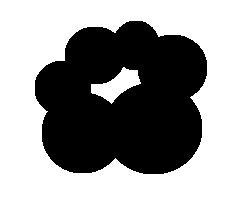
#> input picture Images/Chapter8/Input/circles.png, 250 x 200 px
$ python WatershedDistanceTransform.py
#> lines starting #> are read from the running program, lines starting #| are printed output that depends on the picture; after the words box and inside, x2 and y2 are one past the last pixel; in counts of white or black regions, pixels touching at a corner belong together
### ExamplesPython_3.6/Modules/ImageUtilities.py
'''
Feature Extraction and Image Processing
Mark S. Nixon & Alberto S. Aguado
http://www.southampton.ac.uk/~msn/book/
ImageUtilities: Helper module to support image read, create, show and write
                Uses PIL and numpy to work with arrays containing image data
'''

# Image load by using PIL
from PIL import Image

# Array to store image data
from numpy import array, zeros, amax, amin, clip

# Read an image returning an array with 3 color components
# [8 lines left out: function imageReadRGB, not called in this run]

# Read an image returning an array with 1 component
def imageReadL(fileName):
#> called with fileName = '../../Images/Chapter8/Input/circles.png'
    inputImage = Image.open(fileName)
#> inputImage is the input picture: PIL image 250x200 RGBA; mean R, G, B, A 151.7, 151.7, 151.7, 255
    width, height = inputImage.size
#> width = 250; height = 200

    inputArray = array(inputImage)
    outputArray = zeros((height, width), dtype='uint8')

    # Combine pixel values, for each row and column
    for y in range(0, height):
        for x in range(0, width):
            rgb = inputArray[y,x]
            outputArray[y,x] = (int(rgb[0]) + int(rgb[1]) + int(rgb[2])) / 3
#> outputArray: shape (200, 250); 59.5% white; 1 black region, box (x1, y1, x2, y2) and area: (35, 21, 207, 174) 20260

    return outputArray, width, height

# Save a image containing float as a gray level image
# [37 lines left out: functions imageSaveF, imageSaveL, imageSaveRGB, createImageRGB, not called in this run]

# Create a zero array with a color components
def createImageL(width, height):
    outputArray = zeros((height, width), dtype='uint8')

    return outputArray

# Create a zero array two float components
# [10 lines left out: functions createImageUV, createImage2I, not called in this run]

# Create a zero array with float components
def createImageF(width, height, numComponents = 1):
    if numComponents == 1:
        outputArray = zeros((height, width), dtype='float')
    else:
        outputArray = zeros((height, width, numComponents), dtype='float')

    return outputArray

# Create a multidimensional dimensional array
# [83 lines left out: functions createImageNF, createImageFromDataF, createScaleImageL, scaleImageL, createVectorFromDataF, createVectorF and 2 more, not called in this run]

# Show an array containing image data
def showImageL(image):
    # Create output and show
    outputImage = Image.fromarray(image, 'L')
    outputImage.show()

# Show an array containing image data
def showImageF(image, maxScale = 1):
    height = len(image)
    width = len(image[0])

    maximum = amax(image)
    minimum = amin(image)

    # Create a gray level image for display
    outputArray = createImageL(width, height)

    # Scale the float values into gray scale values
    for y in range(0, height):
        for x in range(0, width):
            if maximum != minimum:
                outputArray[y,x] = clip( 255.0 * (image[y,x]*maxScale - minimum) / (maximum - minimum), 0, 255.0)
            else:
                outputArray[y,x] = image[y,x]

    # Create output and show
    outputImage = Image.fromarray(outputArray, 'L')
    outputImage.show()

### ExamplesPython_3.6/Modules/ImageRegionsUtilities.py
'''
Feature Extraction and Image Processing
Mark S. Nixon & Alberto S. Aguado
http://www.southampton.ac.uk/~msn/book/
ImageRegionUtilities: Helper module to process regions and line segments
'''

# Images
from ImageUtilities import imageReadL, createImageF, createImageL, showImageL, createVectorF
from ImageOperatorsUtilities import applyCannyEdgeDetector
from ImagePropertiesUtilities import imageMaxMin

# Math and iteration
from math import pi, sqrt, sin, cos, atan, atan2, factorial, exp
from random import shuffle, sample
from timeit import itertools

# Array to store image data
from numpy import amax, amin
import numpy as np


# Combination function
def nCr(n, r):
    if n < 0 or r < 0 or n-r < 0: return 0
    return factorial(n) / (factorial(r) * factorial(n-r))

# Rising factorial function
# [141 lines left out: functions risingFactorial, computeReferencePoint, findLongestSegment, findLongestCentredSegmentinImage, findLongesSegmentinImage, not called in this run]

# Get a list with the pixels outside a backgroundRange
def pixlesList(image, backgroundRange):
    listPixels = [ ]
    height, width = len(image), len(image[0])
    for x,y in itertools.product(range(0, width), range(0, height)):
        if image[y,x] < backgroundRange[0] or image[y,x]  > backgroundRange[1]:
            listPixels.append((y,x,1))
    return listPixels

def edgesList(image, shapeImage, backgroundRange):
    edgePixels = [ ]
    height, width = len(image), len(image[0])
    numPoints = len(shapeImage)
    for indexPixel in range(0, numPoints):
        y, x = (shapeImage[indexPixel])[0], (shapeImage[indexPixel])[1]
        edge = False
        for wx,wy in itertools.product(range(-1, 2), range(-1, 2)):
            posX, posY = x + wx, y+ wy
            if posY > -1 and posY < height and  posX > -1 and posX < width:
                if image[posY,posX] >= backgroundRange[0] and image[posY,posX] <= backgroundRange[1] :
                    edge = True
        if edge:
            edgePixels.append((y,x))
    return edgePixels


# [471 lines left out: functions computeAngularFunctions, weightedKrawtchoukPolynomials, geometricMoments, geometricInvariantMoments, watherShed, shapeMaxMin and 7 more, not called in this run]

### ExamplesPython_3.6/Modules/ImagePropertiesUtilities.py
'''
Feature Extraction and Image Processing
Mark S. Nixon & Alberto S. Aguado
http://www.southampton.ac.uk/~msn/book/
ImagePropertiesUtilities: Helper module to obtain information from an image
'''

# Array to store image data
from numpy import amax, amin, unravel_index

# Mean form a float image
# [16 lines left out: function meanStddev, not called in this run]

# Return the maximum and minimum
def imageMaxMin(image):
    maximum = amax(image)
    minimum = amin(image)

    return maximum, minimum

# Return the maximum position
# [40 lines left out: functions imageArgMax, peakDetectorImageL, peakDetectorVector, not called in this run]

### ExamplesPython_3.6/Chapter8/WatershedDistanceTransform.py
'''
Feature Extraction and Image Processing
Mark S. Nixon & Alberto S. Aguado
http://www.southampton.ac.uk/~msn/book/
Chapter 8
WaterShedDistanceTransform: Compute Watershed transform by topographic distance
'''

# Set module functions
from ImageUtilities import imageReadL, showImageL,createImageF, showImageF
from ImagePropertiesUtilities import imageMaxMin
from ImageRegionsUtilities import pixlesList, edgesList

# Math and iteration
from math import  sqrt
from _testcapi import FLT_MAX
from random import shuffle
from timeit import itertools

'''
Parameters:
    pathToDir = Input image directory
    imageName = Input image name
    backgroundRange = The gray level range value of the background
'''
pathToDir = "../../Images/Chapter8/Input/"
imageName = "circles.png"
background = [200, 255]

# Read image into array and show
inputImage, width, height = imageReadL(pathToDir+imageName)
#> width = 250; height = 200
showImageL(inputImage)

# Get a list that contains the pixels of the shape in the form (y,x,v)
shapeImage = pixlesList(inputImage, background)
#> in pixlesList, `height, width = len(image), len(image[0])`: width = 250
#> after the loop in pixlesList, `for x,y in itertools.product(range(0, width), range(0, height)):`: listPixels = 20260 items
#> shapeImage = 20260 items
numPoints = len(shapeImage)
#> numPoints = 20260

# Get a list of edge pixels
edgePixels = edgesList(inputImage, shapeImage, background)
#> in edgesList, `height, width = len(image), len(image[0])`: height = 200; width = 250
#> in edgesList, `numPoints = len(shapeImage)`: numPoints = 20260
#> the loop in edgesList, `for indexPixel in range(0, numPoints):` made 20260 passes
#> (y, x) on passes 1 to 3: (80, 35), (81, 35), (82, 35)
#> after the loop in edgesList, `for indexPixel in range(0, numPoints):`: edgePixels = 906 pairs, first value 21 to 173, second value 35 to 206

# Compute the radial distance to the edge
distanceImage = createImageF(width, height)
#> distanceImage: shape (200, 250) float64; every value is 0
numEdges = len(edgePixels)
#> numEdges = 906
for indexPixel in range(0, numPoints):
    y, x = (shapeImage[indexPixel])[0], (shapeImage[indexPixel])[1]
    minEdgeDist = FLT_MAX
    for indexEdge in range(0, numEdges):
        edgeY, edgeX = (edgePixels[indexEdge])[0], (edgePixels[indexEdge])[1]
        minEdgeDist = min(minEdgeDist, sqrt((edgeX-x)**2+(edgeY-y)**2))
    distanceImage[y,x] = minEdgeDist
#> this loop made 20260 passes
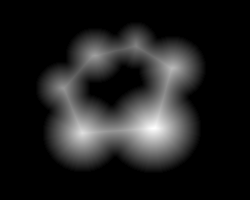
#> distanceImage: shape (200, 250) float64; min 0, max 45, mean 5.7; drawn with min black and max white

# Show distance
showImageF(distanceImage)
#> in showImageF, `height = len(image)`: height = 200
#> in showImageF, `width = len(image[0])`: width = 250
#> in showImageF, `maximum = amax(image)`: maximum = 45
#> in showImageF, `minimum = amin(image)`: minimum = 0
#> in showImageF, `outputArray = createImageL(width, height)`: outputArray: shape (200, 250); every value is 0

# Watershed image
watershed = createImageF(width, height)

# Initial regions by finding the maximum
suppWindow = 5    # Window used to find a maximum
regionIndex = 1   # Start id for a region
for indexPixel in range(0, numPoints):
    y, x = (shapeImage[indexPixel])[0], (shapeImage[indexPixel])[1]
    if watershed[y,x] == 0:
        peak = True
        for wx,wy in itertools.product(range(x-suppWindow, x+suppWindow+1),    \
                                       range(y-suppWindow, y+suppWindow+1)):
            if wy>=0 and wy<height and wx>=0 and wx<width:
                if watershed[wy, wx] != 0 or                                   \
                   distanceImage[y, x] < distanceImage[wy, wx]:
                    peak = False
        if peak:
            for wx,wy in itertools.product(range(x-suppWindow, x+suppWindow+1), \
                                           range(y-suppWindow, y+suppWindow+1)):
                if wy>=0 and wy<height and wx>=0 and wx<width:
                    watershed[wy, wx] = regionIndex
            regionIndex += 1
#> this loop made 20260 passes
#> (y, x) on passes 1 to 12: (80, 35), (81, 35), (82, 35), (83, 35), (84, 35), (85, 35), (86, 35), (87, 35), (88, 35), (89, 35), (90, 35), (91, 35)
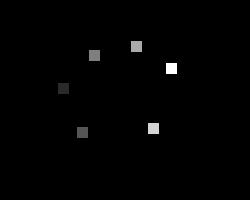
#> watershed: shape (200, 250) float64; min 0, max 6, mean 0.0508; drawn with min black and max white

floodRegion = [ ] # The region we need to flood
for indexPixel in range(0, numPoints):
    y, x = (shapeImage[indexPixel])[0], (shapeImage[indexPixel])[1]
    if watershed[y,x] == 0:
        floodRegion.append((y,x))

# Flooding
maxDistance, _ = imageMaxMin(distanceImage)
for floodValue in range(int(maxDistance), 0, -1):
    flooded = True
    while flooded:
        flooded = False
        newFloodRegion = [ ]
        growRegion = [ ]
        shuffle(floodRegion)
        for indexPixel in range(0, len(floodRegion)):
            y, x = (floodRegion[indexPixel])[0], (floodRegion[indexPixel])[1]

            # Points not flooded will be considered in following iterations
            if distanceImage[y,x] <= floodValue:
                newFloodRegion.append((y,x))
            else:
                n = [ ] #  List of neighbours
                for wx,wy in itertools.product(range(-1, 2), range(-1, 2)):
                    posX, posY = x + wx, y+ wy
                    if posY > -1 and posY < height and  posX > -1 and posX < width:
                        if watershed[posY, posX] != 0:
                            n.append(watershed[posY, posX])

                # No neighbours, so we cannot grow
                if(len(n) == 0):
                    newFloodRegion.append((y,x))
                else:
                    # Grow of only one type of region
                    if len(set(n)) == 1:
                        growRegion.append((y,x,n[0]))
                        flooded  = True

        for pixel in growRegion:
            y, x, idRegion = pixel[0] , pixel[1] , pixel[2]
            watershed[y, x] = idRegion

        floodRegion = newFloodRegion
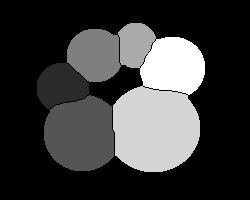
#> watershed: shape (200, 250) float64; min 0, max 6, mean 1.4; drawn with min black and max white

# Set the borders
shedID = regionIndex + 1
for indexPixel in range(0, numPoints):
    y, x = (shapeImage[indexPixel])[0], (shapeImage[indexPixel])[1]
    if watershed[y,x] == 0 and distanceImage[y, x] > 0.5:
        watershed[y, x] = shedID
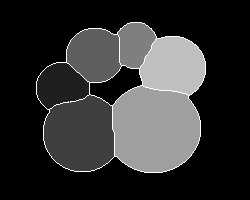
#> watershed: shape (200, 250) float64; 1.74% of pixels changed, all inside (x1, y1, x2, y2) = (36, 22, 206, 173); drawn with min black and max white

# Show result
showImageF(watershed)
